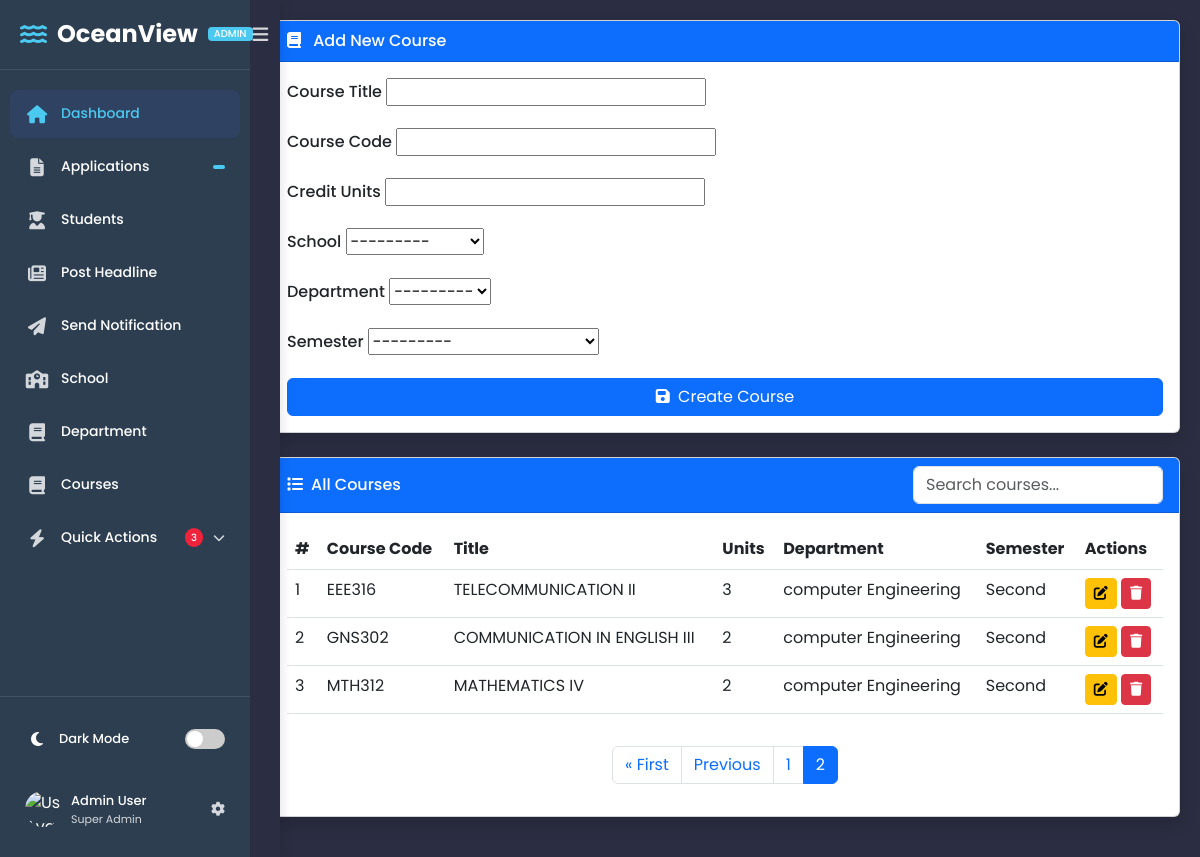
Page /add-course/?page=3 on the earlier database version.
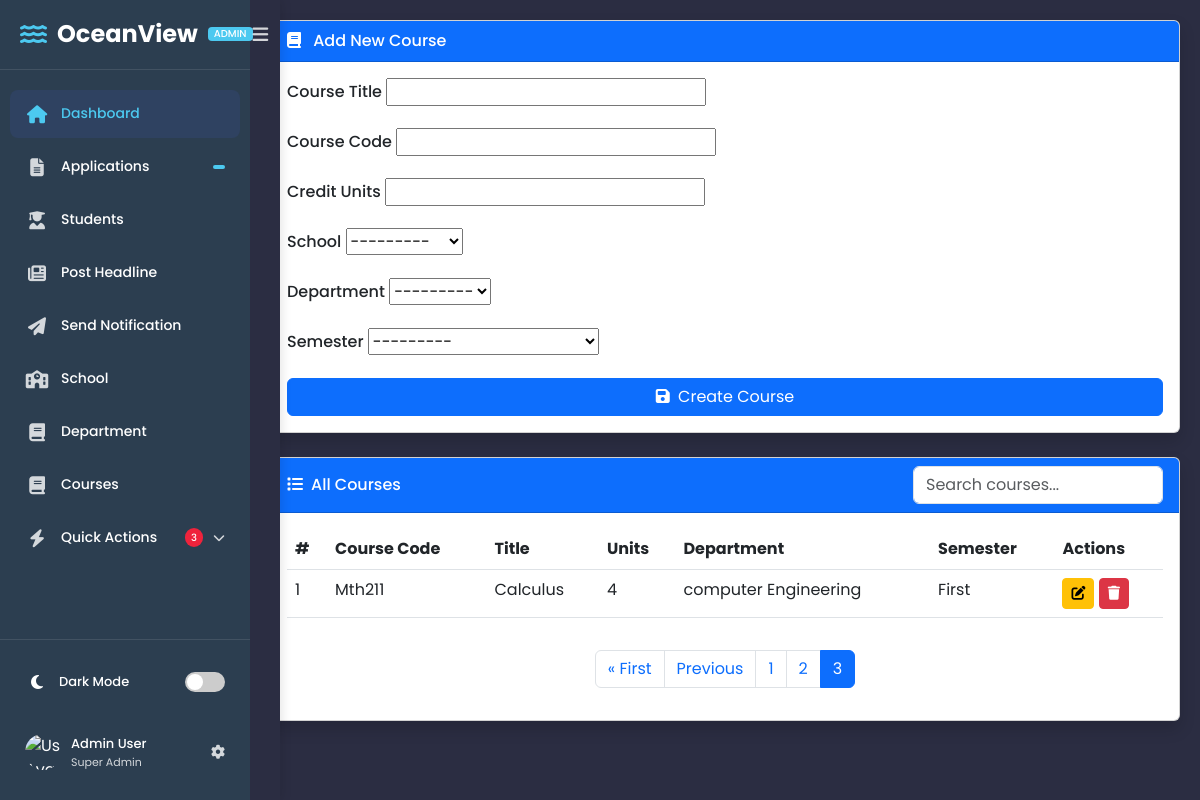
Same page on the later database version.
### portal/models.py (models this page shows, shortened)
class Course(models.Model):
    title = models.CharField(max_length=100)
    code = models.CharField(max_length=10, unique=True)
    unit = models.IntegerField()
    school = models.ForeignKey(School, on_delete=models.CASCADE, related_name="courses")  # Changed from "departments"
    department = models.ForeignKey(Department, on_delete=models.CASCADE, related_name="courses")
    semester = models.ForeignKey(Semester, on_delete=models.CASCADE, related_name="courses")

class Department(models.Model):
    name = models.CharField(max_length=100)
    school = models.ForeignKey(School, on_delete=models.CASCADE, related_name="departments")

class Semester(models.Model):
    name = models.CharField(max_length=20)  # "First" or "Second"
    year = models.ForeignKey(Year, on_delete=models.CASCADE, related_name="semesters")
    class Meta:
        unique_together = ("name", "year")  # Ensure each year has only one "First" & "Second"
    def __str__(self):
        return f"{self.name} Semester - Year {self.year.number}"

### crm/views.py (the view)
# urls.py: path("add-course/", add_course, name = "add_course" ),
def add_course(request):
    if request.method == "POST":
        form = CourseForm(request.POST, request.FILES)
        if form.is_valid():
            form.save()
            messages.success(request, "Course created successfully!")
            return redirect("add_course")
    else:
        form = CourseForm()
    courses = paginate_courses(request)
    return render(request, "crm/crm_add_course.html", {"form": form, "courses": courses})

### crm/forms.py
class CourseForm(forms.ModelForm):
    class Meta:
        model = Course
        fields = '__all__'
    def __init__(self, *args, **kwargs):
        super().__init__(*args, **kwargs)
        if 'school' in self.data:
            try:
                school_id = int(self.data.get('school'))
                self.fields['department'].queryset = Department.objects.filter(school_id=school_id).order_by('name')
            except (ValueError, TypeError):
                pass
        elif self.instance.pk:
            self.fields['department'].queryset = self.instance.school.department_set.order_by('name')
        else:
            self.fields['department'].queryset = Department.objects.none()

### crm/views.py (called while the page is built)
def paginate_courses(request):
    courses_list = Course.objects.all()
    paginator = Paginator(courses_list, 3)  # 3 headlines per page
    page_number = request.GET.get("page")
    return paginator.get_page(page_number)

### portal/models.py (called while the page is built)
    def __str__(self):
        return self.name

### crm/templates/crm/crm_add_course.html (shortened to what the changed rows need)
{% load static %}
<!DOCTYPE html>
<html lang="en">
<head>
    <link href="https://cdn.jsdelivr.net/npm/bootstrap@5.3.0/dist/css/bootstrap.min.css" rel="stylesheet">
    <link rel="stylesheet" href="https://cdnjs.cloudflare.com/ajax/libs/font-awesome/6.0.0/css/all.min.css">
</head>
<body>
    {% include 'crm/sidebar.html' %}
    <div class="main-content">
        <div class="card">
            <div class="card-body">
                <div class="table-responsive">
                    <table class="table table-hover">
                        <thead>
                            <tr>
                                <th>#</th>
                                <th>Course Code</th>
                                <th>Title</th>
                                <th>Units</th>
                                <th>Department</th>
                                <th>Semester</th>
                                <th>Actions</th>
                            </tr>
                        </thead>
                        <tbody>
                            {% for course in courses %}
                            <tr>
                                <td>{{ forloop.counter }}</td>
                                <td>{{ course.code }}</td>
                                <td>{{ course.title }}</td>
                                <td>{{ course.unit }}</td>
                                <td>{{ course.department.name }}</td>
                                <td>{{ course.semester.name }}</td>
                                <td>
                                    <a href="#" class="btn btn-sm btn-warning">
                                        <i class="fas fa-edit"></i>
                                    </a>
                                    <form action="#" method="POST" class="d-inline">
                                        <button type="submit" class="btn btn-sm btn-danger" onclick="return confirm('Are you sure you want to delete this course?')">
                                            <i class="fas fa-trash"></i>
                                        </button>
                                    </form>
                                </td>
                            </tr>
                            {% empty %}
                            <tr>
                                <td colspan="7" class="text-center">No courses found</td>
                            </tr>
                            {% endfor %}
                        </tbody>
                    </table>
                </div>
                {% if courses.has_other_pages %}
                <div class="mt-3">
                    <nav aria-label="Page navigation">
                        <ul class="pagination justify-content-center">
                            {% for num in courses.paginator.page_range %}
                                {% if courses.number == num %}
                                    <li class="page-item active"><span class="page-link">{{ num }}</span></li>
                                {% elif num > courses.number|add:'-3' and num < courses.number|add:'3' %}
                                    <li class="page-item"><a class="page-link" href="?page={{ num }}">{{ num }}</a></li>
                                {% endif %}
                            {% endfor %}
                        </ul>
                    </nav>
                </div>
                {% endif %}
            </div>
        </div>
    </div>
</body>
</html>

Differences in the rows shown:
no longer on this page (row edited): Course: code "EEE316", title "TELECOMMUNICATION II", unit "3", department.name "computer Engineering", semester.name "Second"
no longer on this page (row edited): Course: code "GNS302", title "COMMUNICATION IN ENGLISH III", unit "2", department.name "computer Engineering", semester.name "Second"
no longer on this page (row edited): Course: code "MTH312", title "MATHEMATICS IV", unit "2", department.name "computer Engineering", semester.name "Second"
added Course: code "Mth211", title "Calculus", unit "4", department.name "computer Engineering", semester.name "First"
Other differences:
list line gone: "2"
new list line: "2"
new list line: "3"
